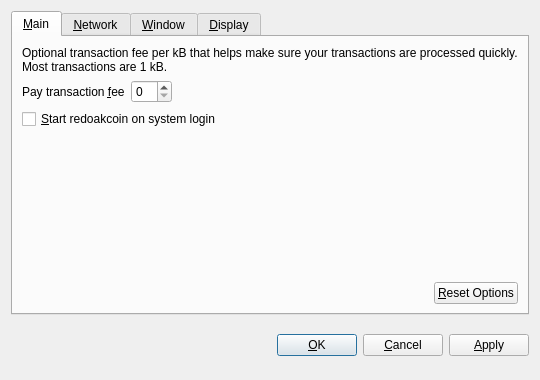
<?xml version="1.0" encoding="UTF-8"?>
<ui version="4.0">
 <class>OptionsDialog</class>
 <widget class="QDialog" name="OptionsDialog">
  <property name="geometry">
   <rect>
    <x>0</x>
    <y>0</y>
    <width>540</width>
    <height>380</height>
   </rect>
  </property>
  <property name="windowTitle">
   <string>Options</string>
  </property>
  <property name="modal">
   <bool>true</bool>
  </property>
  <layout class="QVBoxLayout" name="verticalLayout">
   <item>
    <widget class="QTabWidget" name="tabWidget">
     <property name="tabPosition">
      <enum>QTabWidget::North</enum>
     </property>
     <property name="currentIndex">
      <number>0</number>
     </property>
     <widget class="QWidget" name="tabMain">
      <attribute name="title">
       <string>&amp;Main</string>
      </attribute>
      <layout class="QVBoxLayout" name="verticalLayout_Main">
       <item>
        <widget class="QLabel" name="transactionFeeInfoLabel">
         <property name="text">
          <string>Optional transaction fee per kB that helps make sure your transactions are processed quickly. Most transactions are 1 kB.</string>
         </property>
         <property name="textFormat">
          <enum>Qt::PlainText</enum>
         </property>
         <property name="wordWrap">
          <bool>true</bool>
         </property>
        </widget>
       </item>
       <item>
        <layout class="QHBoxLayout" name="horizontalLayout_1_Main">
         <item>
          <widget class="QLabel" name="transactionFeeLabel">
           <property name="text">
            <string>Pay transaction &amp;fee</string>
           </property>
           <property name="textFormat">
            <enum>Qt::PlainText</enum>
           </property>
           <property name="buddy">
            <cstring>transactionFee</cstring>
           </property>
          </widget>
         </item>
         <item>
          <widget class="BitcoinAmountField" name="transactionFee"/>
         </item>
         <item>
          <spacer name="horizontalSpacer_1_Main">
           <property name="orientation">
            <enum>Qt::Horizontal</enum>
           </property>
           <property name="sizeHint" stdset="0">
            <size>
             <width>40</width>
             <height>20</height>
            </size>
           </property>
          </spacer>
         </item>
        </layout>
       </item>
       <item>
        <widget class="QCheckBox" name="bitcoinAtStartup">
         <property name="toolTip">
          <string>Automatically start redoakcoin after logging in to the system.</string>
         </property>
         <property name="text">
          <string>&amp;Start redoakcoin on system login</string>
         </property>
        </widget>
       </item>
       <item>
        <spacer name="verticalSpacer_Main">
         <property name="orientation">
          <enum>Qt::Vertical</enum>
         </property>
         <property name="sizeHint" stdset="0">
          <size>
           <width>20</width>
           <height>40</height>
          </size>
         </property>
        </spacer>
       </item>
       <item>
        <layout class="QHBoxLayout" name="horizontalLayout_2_Main">
         <item>
          <spacer name="horizontalSpacer_2_Main">
           <property name="orientation">
            <enum>Qt::Horizontal</enum>
           </property>
           <property name="sizeHint" stdset="0">
            <size>
             <width>40</width>
             <height>20</height>
            </size>
           </property>
          </spacer>
         </item>
         <item>
          <widget class="QPushButton" name="resetButton">
           <property name="toolTip">
            <string>Reset all client options to default.</string>
           </property>
           <property name="text">
            <string>&amp;Reset Options</string>
           </property>
           <property name="autoDefault">
            <bool>false</bool>
           </property>
          </widget>
         </item>
        </layout>
       </item>
      </layout>
     </widget>
     <widget class="QWidget" name="tabNetwork">
      <attribute name="title">
       <string>&amp;Network</string>
      </attribute>
      <layout class="QVBoxLayout" name="verticalLayout_Network">
       <item>
        <widget class="QCheckBox" name="mapPortUpnp">
         <property name="toolTip">
          <string>Automatically open the redoakcoin client port on the router. This only works when your router supports UPnP and it is enabled.</string>
         </property>
         <property name="text">
          <string>Map port using &amp;UPnP</string>
         </property>
        </widget>
       </item>
       <item>
        <widget class="QCheckBox" name="connectSocks">
         <property name="toolTip">
          <string>Connect to the redoakcoin network through a SOCKS proxy (e.g. when connecting through Tor).</string>
         </property>
         <property name="text">
          <string>&amp;Connect through SOCKS proxy:</string>
         </property>
        </widget>
       </item>
       <item>
        <layout class="QHBoxLayout" name="horizontalLayout_Network">
         <item>
          <widget class="QLabel" name="proxyIpLabel">
           <property name="text">
            <string>Proxy &amp;IP:</string>
           </property>
           <property name="textFormat">
            <enum>Qt::PlainText</enum>
           </property>
           <property name="buddy">
            <cstring>proxyIp</cstring>
           </property>
          </widget>
         </item>
         <item>
          <widget class="QValidatedLineEdit" name="proxyIp">
           <property name="maximumSize">
            <size>
             <width>140</width>
             <height>16777215</height>
            </size>
           </property>
           <property name="toolTip">
            <string>IP address of the proxy (e.g. 127.0.0.1)</string>
           </property>
          </widget>
         </item>
         <item>
          <widget class="QLabel" name="proxyPortLabel">
           <property name="text">
            <string>&amp;Port:</string>
           </property>
           <property name="textFormat">
            <enum>Qt::PlainText</enum>
           </property>
           <property name="buddy">
            <cstring>proxyPort</cstring>
           </property>
          </widget>
         </item>
         <item>
          <widget class="QLineEdit" name="proxyPort">
           <property name="maximumSize">
            <size>
             <width>55</width>
             <height>16777215</height>
            </size>
           </property>
           <property name="toolTip">
            <string>Port of the proxy (e.g. 9050)</string>
           </property>
          </widget>
         </item>
         <item>
          <widget class="QLabel" name="socksVersionLabel">
           <property name="text">
            <string>SOCKS &amp;Version:</string>
           </property>
           <property name="textFormat">
            <enum>Qt::PlainText</enum>
           </property>
           <property name="buddy">
            <cstring>socksVersion</cstring>
           </property>
          </widget>
         </item>
         <item>
          <widget class="QValueComboBox" name="socksVersion">
           <property name="toolTip">
            <string>SOCKS version of the proxy (e.g. 5)</string>
           </property>
          </widget>
         </item>
         <item>
          <spacer name="horizontalSpacer_Network">
           <property name="orientation">
            <enum>Qt::Horizontal</enum>
           </property>
           <property name="sizeHint" stdset="0">
            <size>
             <width>40</width>
             <height>20</height>
            </size>
           </property>
          </spacer>
         </item>
        </layout>
       </item>
       <item>
        <spacer name="verticalSpacer_Network">
         <property name="orientation">
          <enum>Qt::Vertical</enum>
         </property>
         <property name="sizeHint" stdset="0">
          <size>
           <width>20</width>
           <height>40</height>
          </size>
         </property>
        </spacer>
       </item>
      </layout>
     </widget>
     <widget class="QWidget" name="tabWindow">
      <attribute name="title">
       <string>&amp;Window</string>
      </attribute>
      <layout class="QVBoxLayout" name="verticalLayout_Window">
       <item>
        <widget class="QCheckBox" name="minimizeToTray">
         <property name="toolTip">
          <string>Show only a tray icon after minimizing the window.</string>
         </property>
         <property name="text">
          <string>&amp;Minimize to the tray instead of the taskbar</string>
         </property>
        </widget>
       </item>
       <item>
        <widget class="QCheckBox" name="minimizeOnClose">
         <property name="toolTip">
          <string>Minimize instead of exit the application when the window is closed. When this option is enabled, the application will be closed only after selecting Quit in the menu.</string>
         </property>
         <property name="text">
          <string>M&amp;inimize on close</string>
         </property>
        </widget>
       </item>
       <item>
        <spacer name="verticalSpacer_Window">
         <property name="orientation">
          <enum>Qt::Vertical</enum>
         </property>
         <property name="sizeHint" stdset="0">
          <size>
           <width>20</width>
           <height>40</height>
          </size>
         </property>
        </spacer>
       </item>
      </layout>
     </widget>
     <widget class="QWidget" name="tabDisplay">
      <attribute name="title">
       <string>&amp;Display</string>
      </attribute>
      <layout class="QVBoxLayout" name="verticalLayout_Display">
       <item>
        <layout class="QHBoxLayout" name="horizontalLayout_1_Display">
         <item>
          <widget class="QLabel" name="langLabel">
           <property name="text">
            <string>User Interface &amp;language:</string>
           </property>
           <property name="textFormat">
            <enum>Qt::PlainText</enum>
           </property>
           <property name="buddy">
            <cstring>lang</cstring>
           </property>
          </widget>
         </item>
         <item>
          <widget class="QValueComboBox" name="lang">
           <property name="toolTip">
            <string>The user interface language can be set here. This setting will take effect after restarting redoakcoin.</string>
           </property>
          </widget>
         </item>
        </layout>
       </item>
       <item>
        <layout class="QHBoxLayout" name="horizontalLayout_2_Display">
         <item>
          <widget class="QLabel" name="unitLabel">
           <property name="text">
            <string>&amp;Unit to show amounts in:</string>
           </property>
           <property name="textFormat">
            <enum>Qt::PlainText</enum>
           </property>
           <property name="buddy">
            <cstring>unit</cstring>
           </property>
          </widget>
         </item>
         <item>
          <widget class="QValueComboBox" name="unit">
           <property name="toolTip">
            <string>Choose the default subdivision unit to show in the interface and when sending coins.</string>
           </property>
          </widget>
         </item>
        </layout>
       </item>
       <item>
        <widget class="QCheckBox" name="displayAddresses">
         <property name="toolTip">
          <string>Whether to show redoakcoin addresses in the transaction list or not.</string>
         </property>
         <property name="text">
          <string>&amp;Display addresses in transaction list</string>
         </property>
        </widget>
       </item>
       <item>
        <widget class="QCheckBox" name="coinControlFeatures">
         <property name="toolTip">
          <string>Whether to show coin control features or not.</string>
         </property>
         <property name="text">
          <string>Display coin &amp;control features (experts only!)</string>
         </property>
        </widget>
       </item>
       <item>
        <spacer name="verticalSpacer_Display">
         <property name="orientation">
          <enum>Qt::Vertical</enum>
         </property>
         <property name="sizeHint" stdset="0">
          <size>
           <width>20</width>
           <height>40</height>
          </size>
         </property>
        </spacer>
       </item>
      </layout>
     </widget>
    </widget>
   </item>
   <item>
    <layout class="QHBoxLayout" name="horizontalLayout_Buttons">
     <item>
      <spacer name="horizontalSpacer_1">
       <property name="orientation">
        <enum>Qt::Horizontal</enum>
       </property>
       <property name="sizeHint" stdset="0">
        <size>
         <width>40</width>
         <height>48</height>
        </size>
       </property>
      </spacer>
     </item>
     <item>
      <widget class="QLabel" name="statusLabel">
       <property name="font">
        <font>
         <weight>75</weight>
         <bold>true</bold>
        </font>
       </property>
       <property name="text">
        <string/>
       </property>
       <property name="textFormat">
        <enum>Qt::PlainText</enum>
       </property>
       <property name="wordWrap">
        <bool>true</bool>
       </property>
      </widget>
     </item>
     <item>
      <spacer name="horizontalSpacer_2">
       <property name="orientation">
        <enum>Qt::Horizontal</enum>
       </property>
       <property name="sizeHint" stdset="0">
        <size>
         <width>40</width>
         <height>48</height>
        </size>
       </property>
      </spacer>
     </item>
     <item>
      <widget class="QPushButton" name="okButton">
       <property name="text">
        <string>&amp;OK</string>
       </property>
      </widget>
     </item>
     <item>
      <widget class="QPushButton" name="cancelButton">
       <property name="text">
        <string>&amp;Cancel</string>
       </property>
       <property name="autoDefault">
        <bool>false</bool>
       </property>
      </widget>
     </item>
     <item>
      <widget class="QPushButton" name="applyButton">
       <property name="text">
        <string>&amp;Apply</string>
       </property>
       <property name="autoDefault">
        <bool>false</bool>
       </property>
      </widget>
     </item>
    </layout>
   </item>
  </layout>
 </widget>
 <customwidgets>
  <customwidget>
   <class>BitcoinAmountField</class>
   <extends>QSpinBox</extends>
   <header>bitcoinamountfield.h</header>
  </customwidget>
  <customwidget>
   <class>QValueComboBox</class>
   <extends>QComboBox</extends>
   <header>qvaluecombobox.h</header>
  </customwidget>
  <customwidget>
   <class>QValidatedLineEdit</class>
   <extends>QLineEdit</extends>
   <header>qvalidatedlineedit.h</header>
  </customwidget>
 </customwidgets>
 <resources/>
 <connections/>
</ui>
